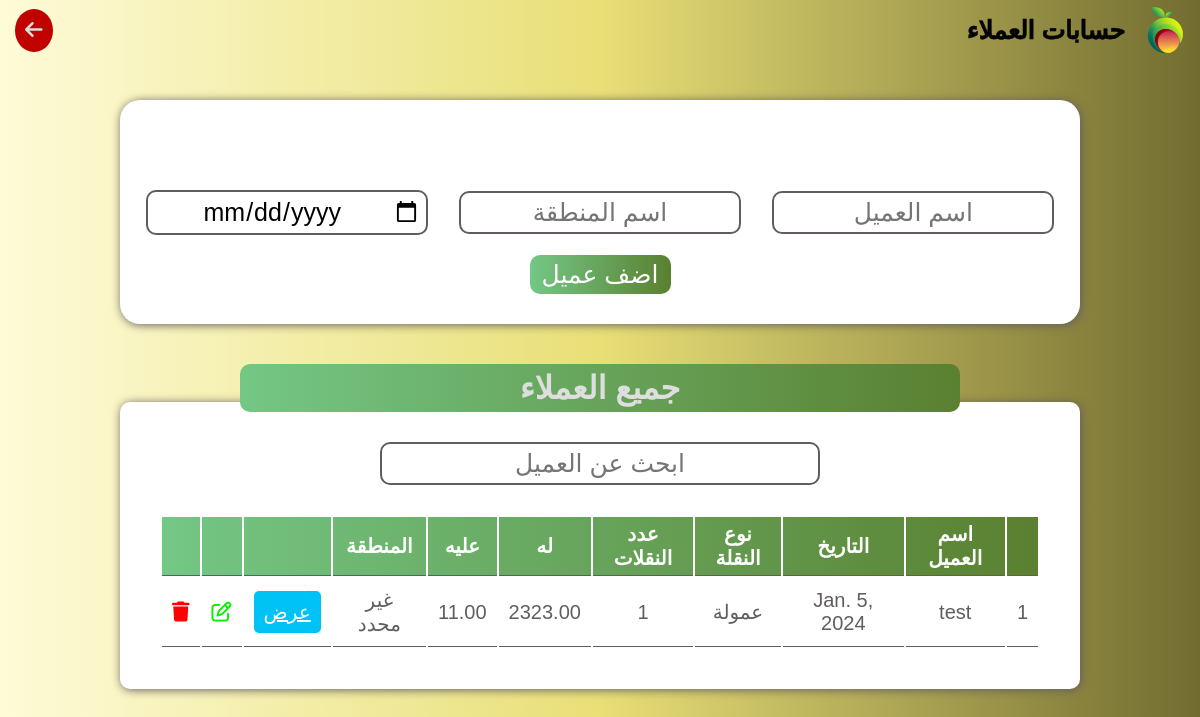
The app's page /suppliersaccounts (signed in) with its own data.
### user/models.py (models this page shows, shortened)
class Supplier(models.Model):
    name = models.CharField(max_length=30)
    place = models.CharField(max_length=70, default='غير محدد')
    date = models.DateField(default=timezone.now().date())
    his_money = models.DecimalField(max_digits=10, decimal_places=2, default=0)
    on_him_money = models.DecimalField(max_digits=10, decimal_places=2,default=0)
    total = models.DecimalField(max_digits=10, decimal_places=2, blank=True, null=True)
    num_of_containers = models.PositiveIntegerField(default=0)
    @property
    def total(self):
        return self.his_money - self.on_him_money
    @property
    def num_of_containers(self):
        return self.container_set.count()

### user/views.py (the view, shortened to what this page needs)
# urls.py: path('suppliersaccounts',views.suppliers_accounts, name='suppliersaccounts' ),
@login_required(login_url="login")
def suppliers_accounts(request):
    sup = Supplier.objects.all()
    context = {'sup': sup}
    return render(request, 'suppliersaccounts.html', context)

### templates/suppliersaccounts.html (shortened to what this page needs)
{% load static %}
<!DOCTYPE html>
<html lang="en">
<head>
    <link rel="stylesheet" href="https://cdnjs.cloudflare.com/ajax/libs/font-awesome/6.5.1/css/all.min.css" />
    <link rel="stylesheet" href="{% static "css/main.css" %}">
</head>
<body>
    <header>
        <div class="main">
            <img src="{% static "images/logo.png" %}" alt="">
            <h1>حسابات العملاء</h1>
        </div>
        <a href="#" onclick="goBack()"><i class="fa-solid fa-arrow-left"></i></a>
    </header>
    <div class="todayscar">
        <form method ="POST"  class="addcar" action="{% url "suppliersaccounts" %}">
            <ul class="messages">
            </ul>
            <div>
                <input name ="name" type="text" placeholder="اسم العميل">
                <input name = 'place' type="text" placeholder="اسم المنطقة">
                <input name = 'date' type="date" placeholder="المنظقة">
            </div>
            <button class="addbtn">اضف عميل</button>
        </form>
        <div class="title">
            <h1>جميع العملاء</h1>
        </div>
        <div class="table">
            <input id="searchbar" type="text" placeholder="ابحث عن العميل">
            <table>
                <thead>
                    <tr>
                        <th></th>
                        <th>اسم العميل</th>
                        <th>التاريخ</th>
                        <th>نوع النقلة</th>
                        <th>عدد النقلات</th>
                        <th>له</th>
                        <th>عليه</th>
                        <th>المنطقة</th>
                        <th></th>
                        <th></th>
                        <th></th>
                    </tr>
                </thead>
                <tbody id="tablebody">
                    {% for sup in sup  %}
                    <tr>
                        <td>1</td>
                        <td>{{sup.name}}</td>
                        <td>{{sup.date}}</td>
                        <td>عمولة</td>
                        <td>{{sup.num_of_containers}}</td>
                        <td>{{sup.his_money}}</td>
                        <td>{{sup.on_him_money}}</td>
                        <td>{{sup.place}}</td>
                        <td><a href="{% url "supplierpage" sup.id %}" class="type" id="show">عرض</a></td>
                        <td><a href="{% url "supplierupdate" sup.id %}"><button id="editsupplier" class="btn" style="color: #00F000;"><i class="fa-regular fa-pen-to-square"></i></button></a></td>
                        <td><a href="{% url "suppliersdelete" sup.id %}" ><button id="deletecar" class="btn"  style="color: #FF0000;" ><i class="fa-solid fa-trash"></i></button></a></td>
                    </tr>
                    {% endfor %}
                </tbody>
            </table>
        </div>
    </div>
</body>
</html>

### _project/static/css/main.css (style rules this page uses)
* { padding: 0; margin: 0; box-sizing: border-box; font-family: Arial, Helvetica, sans-serif; }
body { min-height: 100vh; display: flex; align-items: center; flex-direction: column; background: linear-gradient(270deg,#726c30,#e8df77,#FEFBD8); }
header { display: flex; justify-content: space-between; align-items: center; direction: rtl; flex-direction: row; width: 100%; z-index: 103; padding: 5px 15px; background: linear-gradient(270deg,#726c30,#e8df77,#FEFBD8); }
header a { text-decoration: none; color: #dedede; background-color: #c10000; padding: 10px; font-size: 20px; border-radius: 50%; transition: 0.5s ease; }
header h1,header h2 { font-size: 25px;color: #040404;-webkit-text-stroke:0.5px #040404; }
header div { display: flex; align-items: center; gap: 20px; color: #fff; }
header img { width: 40px; }
.addnewcar,.todayscar { width: 100%; height: 100vh; display: flex; align-items:center; flex-direction: column; }
.addcar { direction: rtl; width: 80%; margin: 40px; padding: 30px 10px; display: flex; align-items: center; justify-content: space-around; flex-direction: column; gap: 20px; background-color: #fff; border-radius: 20px; box-shadow: 1px 1px 10px #625D5D; }
.addcar div { justify-content: space-around; width: 100%; display: flex; align-items: center; }
.addcar input,.addcar select { width: 30%; text-align: center; font-size: 25px; padding: 5px; border-radius: 10px; outline: none; border: 2px solid #625D5D; }
.addcar button { width: 15%; font-size: 25px; padding: 5px; color: #fff; background:linear-gradient(270deg,#5A8030,#74C785); border: none; border-radius: 10px; transition: 0.5s ease; cursor: pointer; }
.title { width: 60%; text-align: center; background: linear-gradient(270deg,#5A8030,#74C785); padding: 5px; border-radius: 10px; color: #dedede; z-index: 100; }
.table { margin: -10px; width: 80%; display: flex; justify-content: center; align-items: center; flex-direction: column; direction: rtl; background-color: #fff; padding: 40px; border-radius: 10px; box-shadow: 1px 1px 10px #625D5D; }
.table input { width: 50%; text-align: center; font-size: 25px; padding: 5px; outline: none; border-radius: 10px; border: 2px solid #625D5D; margin-bottom: 30px; }
.table table { width: 100%; text-align: center; }
.table table th { font-size: 20px; padding: 5px; border-bottom: 1px solid #625D5D; }
.table table td { font-size: 20px; border-bottom: 1px solid #625D5D; padding: 10px; color: #625D5D; }
.table table td .btn { border: none; background-color: transparent; font-size: 20px; }
.table table td .type { background-color: rgb(72, 72, 255); border: none; padding: 10px; font-size: 20px; color: #fff; border-radius: 5px; cursor: pointer; transition: 0.5s ease-in; }
.todayscar .table table thead,.window table thead,.bigcon table thead { background: linear-gradient(270deg,#5A8030,#74C785); }
.todayscar .table table th,.window table th { font-size: 20px; color: #fff; padding: 5px; border-bottom: 1px solid #625D5D; }
.table table td,.window table td { font-size: 20px; border-bottom: 1px solid #625D5D; padding: 10px; color: #625D5D; }
.table table td .btn,.window table td .btn { border: none; background-color: transparent; font-size: 20px; cursor: pointer; }
.table table td .type,.sellingbtn { border: none; padding: 10px; font-size: 20px; color: #fff; border-radius: 5px; cursor: pointer; transition: 0.5s ease-in; background-color:#00C2F4; }
.messages { list-style-type: none; padding: 10px; margin: 10px 0; }

### records on screen
Supplier: name "test", date "Jan. 5, 2024", num_of_containers "1", his_money "2323.00", on_him_money "11.00", place "غير محدد"
